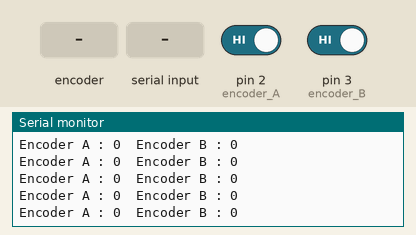
A sketch run on a simulated Arduino Uno, built with avr-gcc and run on an emulated ATmega328P. Parts: the last lines printed to the serial monitor. The inputs (shaded band) are chosen by the test bench; at power-on: pin 2 (encoder_A) HIGH, pin 3 (encoder_B) HIGH.

Above: at 1.2 s.
1.3 s: rotary encoder on pin 2 (encoder_A) / pin 3 (encoder_B) turned 1 step (first pin leading)
At 1.9 s:
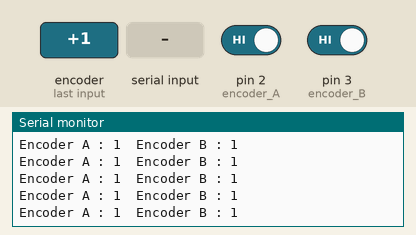
3.0 s: "r" received over Serial
6.0 s: rotary encoder on pin 2 (encoder_A) / pin 3 (encoder_B) turned 3 steps (first pin leading)
At 6.5 s:
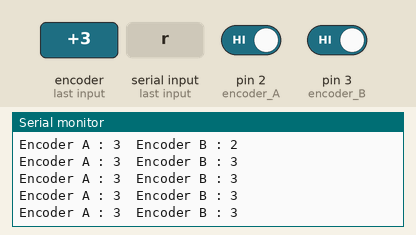
Timing chart, 0 to 9.0 s (numbered marks = the images above; inputs shaded):
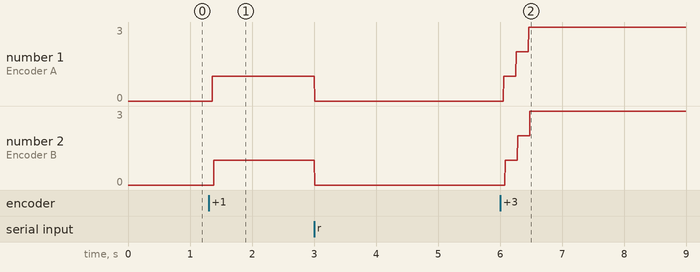

The sketch:

encoder.ino
```cpp
// (licence header left out)
 #define encoder_A 2      //  Connect the Left Wheel Encoder to Pin 2
 #define encoder_B 3      //  Connect the Right Wheel Encoder to Pin 3

 /************************************************************************
 *  Function for Motor Encoder.
 *
 *    Working : calling this function as Interrupt Variable will increment
 *        the encoder value by 1 which acts as a counter for rising edge.
 *
 *    Specification :
 *      Unit  --- in cm.
 *      Raduis of the wheel   --  3.5 cm
 *      No. of theeth in Encoder  --  20 nos
 *
 *    Calculations :
 *      distancce for 1 wheel rotation = 2 x pi x radius of wheel ---> in in this case is 22 cm
 *      distance trvelled by wheel = distance travelled by 1 wheel rotation x total number of rotation
 *      total number of rotation = encoder_pos / number of teeth (here 20)
 *      distance_of_motor = (encoder_pos / number of teeth ) x 2.pi x radius of wheel
 *                        = encoder_pos * 1.1
 */

 // Variable to store the Pulse count of Encoder.
  volatile long encoder_pos_A = 0;
  volatile long encoder_pos_B = 0;

 //  Variable to store the Distance moved by the Wheels.
  double distance_left_wheel = 0;
  double distance_right_wheel = 0;

 /************************************************************************
 *    Left_Encoder    --->  Increment the counter by 1 when called
 */
 void Left_Encoder (){
  // Incrementing the Counter for a pulse.
  encoder_pos_A = encoder_pos_A + 1;

  // distance moved by left Wheel.
  distance_left_wheel = encoder_pos_A * 1.1;
 }

 /************************************************************************
 *    Right_Encoder   --->  Increment the counter by 1 when called
 */
 void Right_Encoder (){
  // Incrementing the Counter for a pulse.
  encoder_pos_B = encoder_pos_B + 1;

  // distance moved by left Wheel.
  distance_right_wheel = encoder_pos_B * 1.1;
 }

 /************************************************************************
 *    Reset_Encoder   --->  Reset the counter
 */
 void Reset_Encoder (){
   encoder_pos_A = 0;
   encoder_pos_B = 0;
 }


void setup() {
  // put your setup code here, to run once:

  pinMode(encoder_A, INPUT);
  pinMode(encoder_B, INPUT);

   /*********************************************************************
    *   attaching the intrupt function for reading encoder values.
    *
    *   Interrupt   |   Pin    |          Type          |   Description
    *
    *   interupt 0      pin 2     rising edge detection      Left Wheel
    *   interupt 1      pin 3     rising edge detection      Right Wheel
    */
    attachInterrupt(0, Left_Encoder, RISING);
    attachInterrupt(1, Right_Encoder, RISING);

  Serial.begin(57600);

}

void loop() {
  // put your main code here, to run repeatedly:
  char data_in;

  if (Serial.available() > 0){
    data_in = Serial.read();

    if (data_in == 'r'){
      Reset_Encoder();
    }

  }

  Serial.print("Encoder A : ");
  Serial.print(encoder_pos_A);

  Serial.print("\t");

  Serial.print("Encoder B : ");
  Serial.println(encoder_pos_B);

}
```

Measured:
- after the input at 1.3 s, the serial monitor: prints a new line after 0.06 s (image 1)
- after the input at 6.0 s, the serial monitor: prints a new line after 0.06 s (image 2)
- plotted number 1: 0 → 1 after the input at 1.3 s, 0 → 3 after the input at 6.0 s
- plotted number 2: 0 → 1 after the input at 1.3 s, 0 → 3 after the input at 6.0 s
